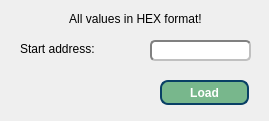
<?xml version="1.0" encoding="UTF-8"?>
<ui version="4.0">
 <class>DialogRP</class>
 <widget class="QDialog" name="DialogRP">
  <property name="geometry">
   <rect>
    <x>0</x>
    <y>0</y>
    <width>269</width>
    <height>121</height>
   </rect>
  </property>
  <property name="windowTitle">
   <string>Load block from file</string>
  </property>
  <widget class="QLineEdit" name="lineEditStart">
   <property name="geometry">
    <rect>
     <x>150</x>
     <y>40</y>
     <width>101</width>
     <height>21</height>
    </rect>
   </property>
   <property name="styleSheet">
    <string notr="true">border: 2px solid gray;border-radius: 5px;color:#000;font-weight:600;border-style: inset;</string>
   </property>
  </widget>
  <widget class="QLabel" name="label_2">
   <property name="geometry">
    <rect>
     <x>20</x>
     <y>10</y>
     <width>231</width>
     <height>17</height>
    </rect>
   </property>
   <property name="text">
    <string>All values in HEX format!</string>
   </property>
   <property name="alignment">
    <set>Qt::AlignCenter</set>
   </property>
  </widget>
  <widget class="QLabel" name="label">
   <property name="geometry">
    <rect>
     <x>20</x>
     <y>40</y>
     <width>101</width>
     <height>17</height>
    </rect>
   </property>
   <property name="text">
    <string>Start address:</string>
   </property>
  </widget>
  <widget class="QPushButton" name="pushButton">
   <property name="geometry">
    <rect>
     <x>160</x>
     <y>80</y>
     <width>89</width>
     <height>25</height>
    </rect>
   </property>
   <property name="styleSheet">
    <string notr="true">color: rgb(255, 255, 255);
background-color: rgb(120, 183, 140);
border-radius: 20px;
border: 2px solid #094065;border-radius:8px;font-weight:600;</string>
   </property>
   <property name="text">
    <string>Load</string>
   </property>
  </widget>
 </widget>
 <resources/>
 <connections/>
</ui>
